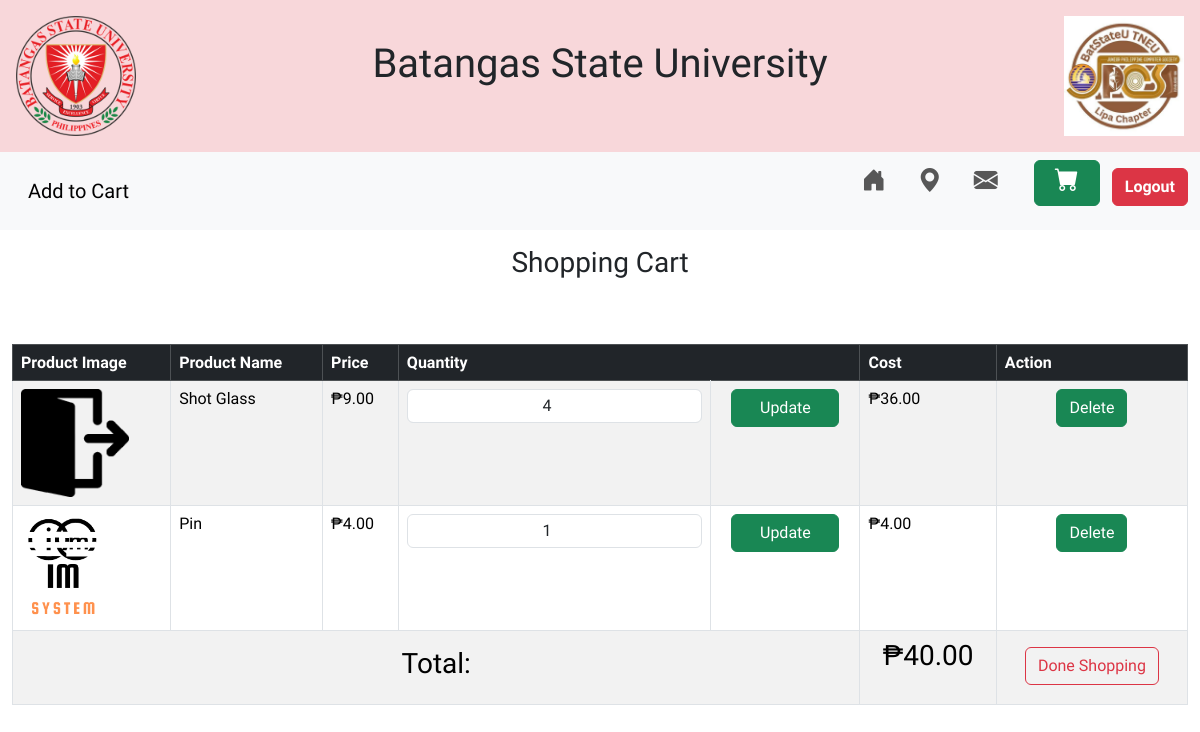
/student/shopcart.php (signed in), run on the app's committed database.
### tables this page shows
CREATE TABLE `productdb` (
  `ProductID` int(100) NOT NULL,
  `ProductName` varchar(255) NOT NULL,
  `Price` varchar(255) NOT NULL,
  `image` varchar(255) NOT NULL,
  `AvailStocks` int(255) NOT NULL
);

CREATE TABLE `shopcart` (
  `CartID` int(11) NOT NULL,
  `SR_Code` varchar(100) NOT NULL,
  `ProductID` int(100) NOT NULL,
  `Quantity` int(255) NOT NULL
);

### student/shopcart.php (the view, shortened to what this page needs)
<?php
include('../includes/db.php');
include('../includes/header.php');
if (isset($_SESSION['SR_Code'])) {
?>
 <nav class="navbar navbar-expand-lg bg-body-tertiary">
        <div class="container-fluid">
            <a class="navbar-brand ms-3" href="#">Add to Cart</a>
            <div class="collapse navbar-collapse" id="navbarNavAltMarkup">
                <div class="navbar-nav">
                    <a class="nav-link me-3" href="../student/home.php"><h4><i class="bi bi-house-door-fill"></i></h4></a>
                    <a class="nav-link me-3" href="../student/trackorder.php"><h4><i class="bi bi-geo-alt-fill"></i></h4></a>
                    <a class="nav-link me-3" href="../student/contactus.php"><h4><i class="bi bi-envelope-fill"></i></h4></a>
                    <div class="container">
                    <a type="button" aria-current="page" class="me-3 btn btn-outline-success btn-rounded w-100 active"  href="../student/cart.php"><h4><i class="bi bi-cart-fill"></i></h4></a>
                    </div>
                    <a href="logout.php" class="btn btn-danger mb-3 mt-2 fw-bold">Logout</a>
                </div>
            </div>
        </div>
    </nav>
<div class="container-xxl">
    <div class="row-mt-5">
    <h3 class="text-center p-3"> Shopping Cart</h3>
    <table class="table table-striped table-bordered table-hover mt-5">
        <thead class="table-dark">
            <tr>
                <th scope="col">Product Image</th>
                <th scope="col">Product Name</th>
                <th scope="col">Price</th>
                <th scope="col" colspan="2">Quantity</th>
                <th scope="col">Cost</th>
                <th scope="col">Action</th>
            </tr>
        </thead>
        <tbody>
            <?php
            $srcode = $_SESSION['SR_Code'];
            $query = "SELECT * FROM shopcart WHERE SR_Code = '$srcode'";
            $display = mysqli_query($conn,$query);
            $total = 0;
            if(mysqli_num_rows($display)>0){
                while($row = mysqli_fetch_assoc($display)){
                    $productID = $row['ProductID'];
                    $quan = $row['Quantity'];
                    $cartid = $row['CartID'];
                    $product_sql = "SELECT ProductName, Price, image FROM productdb WHERE ProductID = '$productID'";
                    $select_product = mysqli_query($conn,$product_sql);
                    if(mysqli_num_rows($select_product)>0){
                        while($row = mysqli_fetch_assoc($select_product)){
                            $pimage = $row['image'];
            ?>
                    <tr>
                        <td><img src="../uploadedimg/<?php echo "$pimage";?>" height="108px"></td>
                        <td><?php echo $row['ProductName']?></td>
                        <td>&#8369;<?php echo $row['Price']?>.00</td>
                        <td>
                            <form action="" method="POST">
                                <div class="input-group mb-3">
                                    <input type="number" min="1" value="<?php echo $quan?>" name="up_quan" class="form-control text-center p-1">
                                </div>
                                <td>
                                <div class="container d-grid">
                                    <input type="submit" value = "Update" class="btn btn-success mb-3" name="update_product">
                                </div>
                                </td>
                            </form>
                        </td>
                        <td>&#8369;<?php echo $subtotal =  $row['Price'] * $quan?>.00</td>
                        <td class="text-center">
                            <a href="../student/shopcart.php?cartid=<?php echo $cartid;?>" class='btn btn-success'>Delete</a>
                        </td>
                    </tr>
            <?php
            $total += $subtotal;
        }
    }
                };
            };
            ?>
            <tr>
                <td colspan="5" class="pt-3 pb-3"><h3 class="text-center text-monospace">Total:</h3></td>
                <td><h3 class="text-center text-monospace">&#8369;<?php echo $total?>.00</h3></td>
                <td class="text-center">
                            <a href="../student/shopcart.php?checkout=<?php echo $total;?>" class='btn btn-outline-danger mt-2' name="done_shop">Done Shopping</a>
                        </td>
            </tr>
        </tbody>
    </table>
    </div>
</div>
<?php
}else {
        header('Location:login.php');
        exit();
    }
?>

### data on the page
shopcart: up_quan "4"
productdb: image (picture), ProductName "Shot Glass", Price "9", $subtotal=$row['Price']*$quan "36"
shopcart: up_quan "1"
productdb: image (picture), ProductName "Pin", Price "4", $subtotal=$row['Price']*$quan "4"

### other printed values
$total "40"
